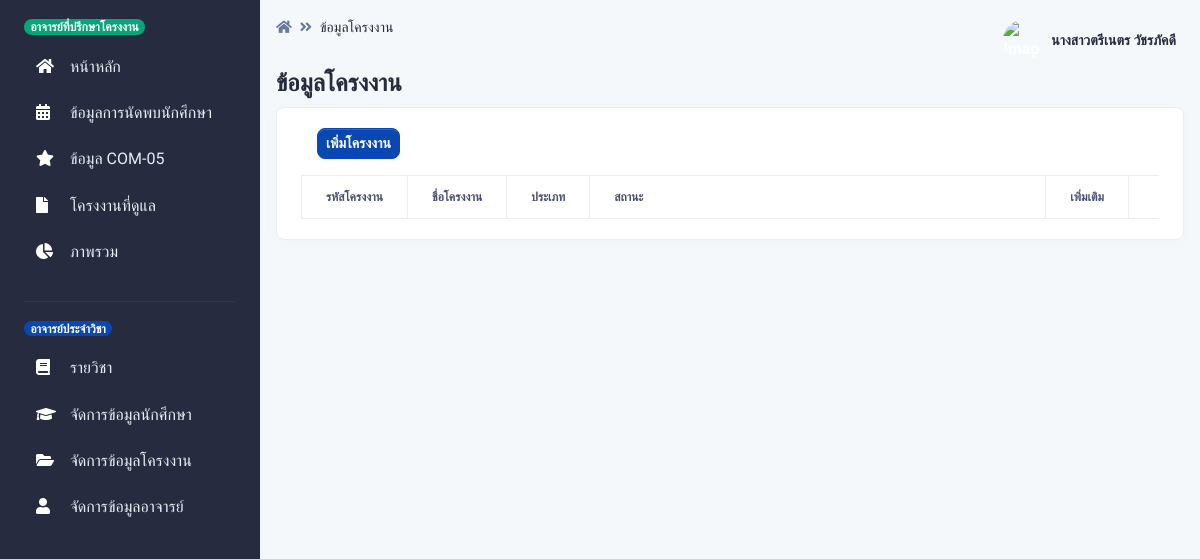
Before: /pages/project_all/index.php (signed in) with the older database file.
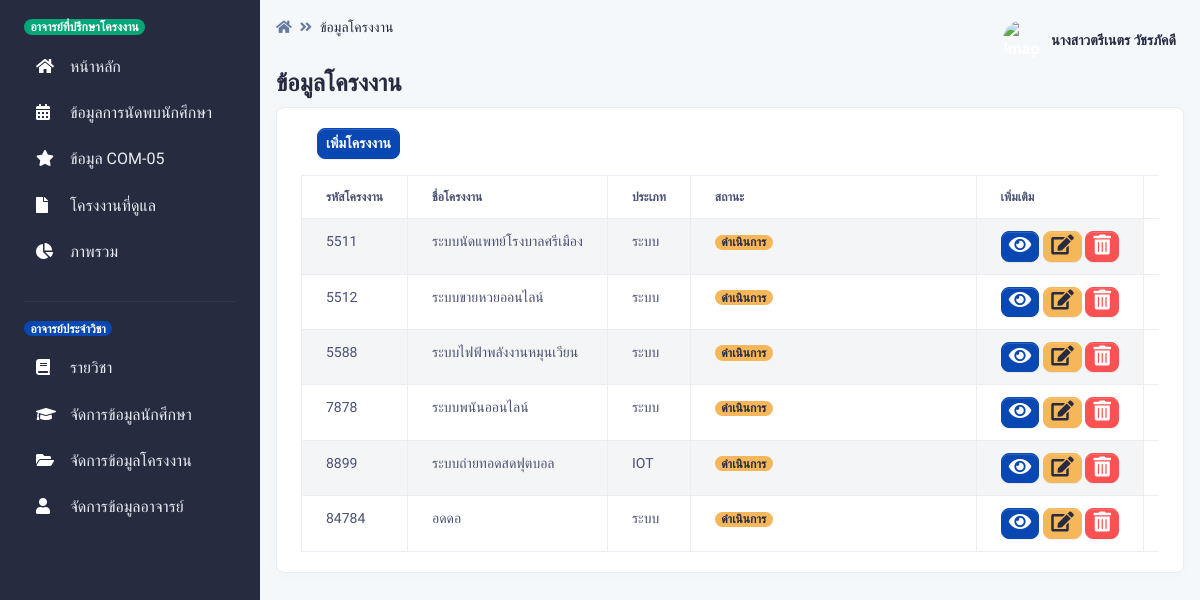
After: the same page with the newer database file.
### tables this page shows
CREATE TABLE `project` (
  `project_id` int(15) NOT NULL,
  `project_name` varchar(255) NOT NULL,
  `project_type` int(2) NOT NULL,
  `project_status` int(2) NOT NULL DEFAULT 1
);

CREATE TABLE `project_type` (
  `project_type_id` int(2) NOT NULL,
  `project_type_name` varchar(255) NOT NULL
);

CREATE TABLE `project_status` (
  `project_status_id` int(2) NOT NULL,
  `project_status_name` varchar(255) NOT NULL,
  `project_status_class` varchar(255) NOT NULL
);

### pages/project_all/index.php (the view, shortened to what the changed rows need)
<?php
if ($_SESSION["Teacherlevel"]=="2"){?>
<?php include '../../conn.php';
?>
<!DOCTYPE html>
<html lang="en">
<head>
    <link type="text/css" href="../../vendor/@fortawesome/fontawesome-free/css/all.min.css" rel="stylesheet">
    <link type="text/css" href="../../vendor/notyf/notyf.min.css" rel="stylesheet">
    <link type="text/css" href="../../css/volt.css" rel="stylesheet">
    <link rel="stylesheet" type="text/css" href="https://cdn.datatables.net/1.10.23/css/dataTables.bootstrap5.min.css">
</head>
<body>
    <main class="content">
        <div class="py-0">
            <div class="d-flex justify-content-between w-100 flex-wrap">
                <div class="mb-3 mb-lg-0">
                    <h1 class="h4">ข้อมูลโครงงาน</h1>
                </div>
            </div>
        </div>
        <div class="card border-light shadow-sm mb-4">
            <div class="card-body">
            <div class="table-responsive">
                <table id="example" class="table table-striped table-bordered" width="100%"
                    data-order="[[ 0, &quot;desc&quot; ]]" id="tableId">
                    <col style="width:5%">
                    <col style="width:7%">
                    <col style="width:7%">
                    <col style="width:71%">
                    <col style="width:5%">
                    <col style="width:5%">
                    <thead>
                    <tr>
                            <th>รหัสโครงงาน</th>
                            <th>ชื่อโครงงาน</th>
                            <th>ประเภท</th>
                            <th>สถานะ</th>
                            <th>เพิ่มเติม</th>
                        </tr>
                    </thead>
                    <tbody>
                        <?php
					$sql = "SELECT
                    project.project_id,
                    project.project_name,
                    project_type.project_type_name,
                    project_status.project_status_name,
                    project_status.project_status_class
                    FROM
                    project
                    INNER JOIN project_type ON project.project_type = project_type.project_type_id
                    INNER JOIN project_status ON project.project_status = project_status.project_status_id";
					$result = $con->query($sql);
					if ($result->num_rows > 0) {
						while($row = $result->fetch_assoc()) {
                            echo '<tr>
                                <td>'. $row["project_id"].'</td>
                                <td>'. mb_substr($row["project_name"],0,50,'UTF-8').'</td>
                                <td>'. $row["project_type_name"].'</td>
                                <td><h6><span class="badge bg-'. $row["project_status_class"].'">'. $row["project_status_name"].'</span></h6></td>
                                   <td>
                                        <a type="button" href="project_show.php?act=show&ID=' . $row["project_id"].'"
                                            class="btn btn-info btn-xs"
                                           >
                                            <span class="icon icon-sm">
                                                <span class="fas fa-eye icon-dark"></span>
                                            </span>
                                        </a>
                                        <a type="button" href="project_edit.php?act=show&ID=' . $row["project_id"].'"
                                        class="btn btn-warning btn-xs"
                                       >
                                        <span class="icon icon-sm">
                                            <span class="fas fa-edit icon-dark"></span>
                                        </span>
                                    </a>
                                    <a type="button" href="javascript: delete_project(' . $row["project_id"].')"
                                        class="btn btn-danger btn-xs"
                                       >
                                        <span class="icon icon-sm">
                                            <span class="fas fa-trash-alt icon-dark"></span>
                                        </span>
                                    </a>
                                </td>
                            </tr>';
						}
					}
					?>
                    </tbody>
                </table>
            </div>
        </div>
        </div>
    </main>
</body>
</html>
<?php }else{
Header("Location: ../404/404.php");
    }
    ?>

Changed rows visible on the page:
added project: project_id "5511", project_name "ระบบนัดแพทย์โรงบาลศรีเมือง", project_type.project_type_name "ระบบ", project_status.project_status_name "ดำเนินการ"
added project: project_id "5512", project_name "ระบบขายหวยออนไลน์", project_type.project_type_name "ระบบ", project_status.project_status_name "ดำเนินการ"
added project: project_id "5588", project_name "ระบบไฟฟ้าพลังงานหมุนเวียน", project_type.project_type_name "ระบบ", project_status.project_status_name "ดำเนินการ"
added project: project_id "7878", project_name "ระบบพนันออนไลน์", project_type.project_type_name "ระบบ", project_status.project_status_name "ดำเนินการ"
added project: project_id "8899", project_name "ระบบถ่ายทอดสดฟุตบอล", project_type.project_type_name "IOT", project_status.project_status_name "ดำเนินการ"
added project: project_id "84784", project_name "อดดอ", project_type.project_type_name "ระบบ", project_status.project_status_name "ดำเนินการ"
